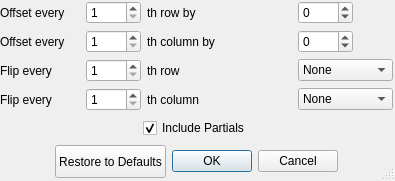
<?xml version="1.0" encoding="UTF-8"?>
<ui version="4.0">
 <class>Repeat_Pattern</class>
 <widget class="QDialog" name="Repeat_Pattern">
  <property name="geometry">
   <rect>
    <x>0</x>
    <y>0</y>
    <width>395</width>
    <height>181</height>
   </rect>
  </property>
  <property name="sizePolicy">
   <sizepolicy hsizetype="Fixed" vsizetype="Preferred">
    <horstretch>0</horstretch>
    <verstretch>0</verstretch>
   </sizepolicy>
  </property>
  <property name="windowTitle">
   <string>Repeat Parameters</string>
  </property>
  <property name="windowIcon">
   <iconset>
    <normaloff>../data/icon3.png</normaloff>../data/icon3.png</iconset>
  </property>
  <property name="whatsThis">
   <string extracomment="Repeat the pattern specified within the bounds you just selected"/>
  </property>
  <property name="sizeGripEnabled">
   <bool>true</bool>
  </property>
  <property name="modal">
   <bool>false</bool>
  </property>
  <property name="pattern" stdset="0">
   <string/>
  </property>
  <widget class="QWidget" name="">
   <property name="geometry">
    <rect>
     <x>0</x>
     <y>0</y>
     <width>393</width>
     <height>181</height>
    </rect>
   </property>
   <layout class="QVBoxLayout" name="verticalLayout">
    <item>
     <layout class="QGridLayout" name="gridLayout_3">
      <item row="2" column="1">
       <widget class="QSpinBox" name="flipRow">
        <property name="minimum">
         <number>1</number>
        </property>
       </widget>
      </item>
      <item row="0" column="1">
       <widget class="QSpinBox" name="rowSkip">
        <property name="maximumSize">
         <size>
          <width>55</width>
          <height>16777215</height>
         </size>
        </property>
        <property name="minimum">
         <number>1</number>
        </property>
        <property name="value">
         <number>1</number>
        </property>
       </widget>
      </item>
      <item row="3" column="3">
       <widget class="QComboBox" name="flipColumnOrientation">
        <item>
         <property name="text">
          <string>None</string>
         </property>
        </item>
        <item>
         <property name="text">
          <string>Vertically</string>
         </property>
        </item>
        <item>
         <property name="text">
          <string>Horizontally</string>
         </property>
        </item>
       </widget>
      </item>
      <item row="1" column="1">
       <widget class="QSpinBox" name="columnSkip">
        <property name="maximumSize">
         <size>
          <width>55</width>
          <height>16777215</height>
         </size>
        </property>
        <property name="minimum">
         <number>1</number>
        </property>
        <property name="value">
         <number>1</number>
        </property>
       </widget>
      </item>
      <item row="3" column="0">
       <widget class="QLabel" name="label_7">
        <property name="text">
         <string>Flip every</string>
        </property>
       </widget>
      </item>
      <item row="0" column="3">
       <widget class="QSpinBox" name="rowSkipAmount">
        <property name="maximumSize">
         <size>
          <width>55</width>
          <height>16777215</height>
         </size>
        </property>
        <property name="minimum">
         <number>-99</number>
        </property>
       </widget>
      </item>
      <item row="1" column="0">
       <widget class="QLabel" name="label">
        <property name="maximumSize">
         <size>
          <width>80</width>
          <height>16777215</height>
         </size>
        </property>
        <property name="text">
         <string>Offset every</string>
        </property>
       </widget>
      </item>
      <item row="2" column="2">
       <widget class="QLabel" name="label_6">
        <property name="text">
         <string>th row</string>
        </property>
       </widget>
      </item>
      <item row="2" column="3">
       <widget class="QComboBox" name="flipRowOrientation">
        <item>
         <property name="text">
          <string>None</string>
         </property>
        </item>
        <item>
         <property name="text">
          <string>Vertically</string>
         </property>
        </item>
        <item>
         <property name="text">
          <string>Horizontally</string>
         </property>
        </item>
       </widget>
      </item>
      <item row="2" column="0">
       <widget class="QLabel" name="label_5">
        <property name="text">
         <string>Flip every</string>
        </property>
       </widget>
      </item>
      <item row="3" column="1">
       <widget class="QSpinBox" name="flipColumn">
        <property name="minimum">
         <number>1</number>
        </property>
        <property name="displayIntegerBase">
         <number>10</number>
        </property>
       </widget>
      </item>
      <item row="1" column="2">
       <widget class="QLabel" name="label_2">
        <property name="text">
         <string>th column by</string>
        </property>
       </widget>
      </item>
      <item row="3" column="2">
       <widget class="QLabel" name="label_8">
        <property name="text">
         <string>th column</string>
        </property>
       </widget>
      </item>
      <item row="1" column="3">
       <widget class="QSpinBox" name="columnSkipAmount">
        <property name="maximumSize">
         <size>
          <width>55</width>
          <height>16777215</height>
         </size>
        </property>
        <property name="minimum">
         <number>-99</number>
        </property>
       </widget>
      </item>
      <item row="0" column="0">
       <widget class="QLabel" name="label_3">
        <property name="maximumSize">
         <size>
          <width>80</width>
          <height>16777215</height>
         </size>
        </property>
        <property name="text">
         <string>Offset every</string>
        </property>
       </widget>
      </item>
      <item row="0" column="2">
       <widget class="QLabel" name="label_4">
        <property name="text">
         <string>th row by</string>
        </property>
       </widget>
      </item>
     </layout>
    </item>
    <item>
     <layout class="QHBoxLayout" name="horizontalLayout_2">
      <item>
       <spacer name="horizontalSpacer_5">
        <property name="orientation">
         <enum>Qt::Horizontal</enum>
        </property>
        <property name="sizeHint" stdset="0">
         <size>
          <width>40</width>
          <height>20</height>
         </size>
        </property>
       </spacer>
      </item>
      <item>
       <widget class="QCheckBox" name="includeHalfsies">
        <property name="toolTip">
         <string extracomment="Include lines that have one end in the selected area"/>
        </property>
        <property name="text">
         <string>Include Partials</string>
        </property>
        <property name="checked">
         <bool>true</bool>
        </property>
        <property name="tristate">
         <bool>false</bool>
        </property>
       </widget>
      </item>
      <item>
       <spacer name="horizontalSpacer_2">
        <property name="orientation">
         <enum>Qt::Horizontal</enum>
        </property>
        <property name="sizeHint" stdset="0">
         <size>
          <width>40</width>
          <height>20</height>
         </size>
        </property>
       </spacer>
      </item>
     </layout>
    </item>
    <item>
     <layout class="QHBoxLayout" name="horizontalLayout_5">
      <item>
       <spacer name="horizontalSpacer_3">
        <property name="orientation">
         <enum>Qt::Horizontal</enum>
        </property>
        <property name="sizeHint" stdset="0">
         <size>
          <width>40</width>
          <height>20</height>
         </size>
        </property>
       </spacer>
      </item>
      <item>
       <widget class="QPushButton" name="restoreDefaults">
        <property name="minimumSize">
         <size>
          <width>0</width>
          <height>33</height>
         </size>
        </property>
        <property name="text">
         <string>Restore to Defaults</string>
        </property>
       </widget>
      </item>
      <item>
       <widget class="QDialogButtonBox" name="okCancel">
        <property name="minimumSize">
         <size>
          <width>0</width>
          <height>33</height>
         </size>
        </property>
        <property name="orientation">
         <enum>Qt::Horizontal</enum>
        </property>
        <property name="standardButtons">
         <set>QDialogButtonBox::Cancel|QDialogButtonBox::Ok</set>
        </property>
       </widget>
      </item>
      <item>
       <spacer name="horizontalSpacer_4">
        <property name="orientation">
         <enum>Qt::Horizontal</enum>
        </property>
        <property name="sizeHint" stdset="0">
         <size>
          <width>40</width>
          <height>20</height>
         </size>
        </property>
       </spacer>
      </item>
     </layout>
    </item>
   </layout>
  </widget>
 </widget>
 <resources/>
 <connections>
  <connection>
   <sender>okCancel</sender>
   <signal>accepted()</signal>
   <receiver>Repeat_Pattern</receiver>
   <slot>accept()</slot>
   <hints>
    <hint type="sourcelabel">
     <x>248</x>
     <y>254</y>
    </hint>
    <hint type="destinationlabel">
     <x>157</x>
     <y>274</y>
    </hint>
   </hints>
  </connection>
  <connection>
   <sender>okCancel</sender>
   <signal>rejected()</signal>
   <receiver>Repeat_Pattern</receiver>
   <slot>reject()</slot>
   <hints>
    <hint type="sourcelabel">
     <x>316</x>
     <y>260</y>
    </hint>
    <hint type="destinationlabel">
     <x>286</x>
     <y>274</y>
    </hint>
   </hints>
  </connection>
  <connection>
   <sender>columnSkip</sender>
   <signal>valueChanged(int)</signal>
   <receiver>Repeat_Pattern</receiver>
   <slot>update()</slot>
   <hints>
    <hint type="sourcelabel">
     <x>195</x>
     <y>61</y>
    </hint>
    <hint type="destinationlabel">
     <x>217</x>
     <y>268</y>
    </hint>
   </hints>
  </connection>
  <connection>
   <sender>columnSkipAmount</sender>
   <signal>valueChanged(int)</signal>
   <receiver>Repeat_Pattern</receiver>
   <slot>update()</slot>
   <hints>
    <hint type="sourcelabel">
     <x>348</x>
     <y>61</y>
    </hint>
    <hint type="destinationlabel">
     <x>217</x>
     <y>268</y>
    </hint>
   </hints>
  </connection>
  <connection>
   <sender>rowSkip</sender>
   <signal>valueChanged(int)</signal>
   <receiver>Repeat_Pattern</receiver>
   <slot>update()</slot>
   <hints>
    <hint type="sourcelabel">
     <x>200</x>
     <y>22</y>
    </hint>
    <hint type="destinationlabel">
     <x>217</x>
     <y>268</y>
    </hint>
   </hints>
  </connection>
  <connection>
   <sender>rowSkipAmount</sender>
   <signal>valueChanged(int)</signal>
   <receiver>Repeat_Pattern</receiver>
   <slot>update()</slot>
   <hints>
    <hint type="sourcelabel">
     <x>343</x>
     <y>22</y>
    </hint>
    <hint type="destinationlabel">
     <x>217</x>
     <y>268</y>
    </hint>
   </hints>
  </connection>
  <connection>
   <sender>okCancel</sender>
   <signal>clicked(QAbstractButton*)</signal>
   <receiver>Repeat_Pattern</receiver>
   <slot>close()</slot>
   <hints>
    <hint type="sourcelabel">
     <x>228</x>
     <y>512</y>
    </hint>
    <hint type="destinationlabel">
     <x>217</x>
     <y>268</y>
    </hint>
   </hints>
  </connection>
  <connection>
   <sender>includeHalfsies</sender>
   <signal>clicked()</signal>
   <receiver>Repeat_Pattern</receiver>
   <slot>update()</slot>
   <hints>
    <hint type="sourcelabel">
     <x>230</x>
     <y>95</y>
    </hint>
    <hint type="destinationlabel">
     <x>217</x>
     <y>268</y>
    </hint>
   </hints>
  </connection>
  <connection>
   <sender>flipRow</sender>
   <signal>valueChanged(int)</signal>
   <receiver>Repeat_Pattern</receiver>
   <slot>update()</slot>
   <hints>
    <hint type="sourcelabel">
     <x>168</x>
     <y>102</y>
    </hint>
    <hint type="destinationlabel">
     <x>220</x>
     <y>292</y>
    </hint>
   </hints>
  </connection>
  <connection>
   <sender>flipRowOrientation</sender>
   <signal>currentIndexChanged(QString)</signal>
   <receiver>Repeat_Pattern</receiver>
   <slot>update()</slot>
   <hints>
    <hint type="sourcelabel">
     <x>311</x>
     <y>102</y>
    </hint>
    <hint type="destinationlabel">
     <x>220</x>
     <y>292</y>
    </hint>
   </hints>
  </connection>
  <connection>
   <sender>flipColumn</sender>
   <signal>valueChanged(int)</signal>
   <receiver>Repeat_Pattern</receiver>
   <slot>update()</slot>
   <hints>
    <hint type="sourcelabel">
     <x>166</x>
     <y>142</y>
    </hint>
    <hint type="destinationlabel">
     <x>220</x>
     <y>292</y>
    </hint>
   </hints>
  </connection>
  <connection>
   <sender>flipColumnOrientation</sender>
   <signal>currentIndexChanged(QString)</signal>
   <receiver>Repeat_Pattern</receiver>
   <slot>update()</slot>
   <hints>
    <hint type="sourcelabel">
     <x>311</x>
     <y>142</y>
    </hint>
    <hint type="destinationlabel">
     <x>220</x>
     <y>292</y>
    </hint>
   </hints>
  </connection>
 </connections>
</ui>
